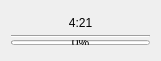
   <widget class="QWidget" name="verticalLayoutWidget_9">
    <property name="geometry">
     <rect>
      <x>240</x>
      <y>170</y>
      <width>161</width>
      <height>61</height>
     </rect>
    </property>
    <layout class="QVBoxLayout" name="jg_timer">
     <property name="spacing">
      <number>0</number>
     </property>
     <item>
      <widget class="QLabel" name="jg_sum1_cd">
       <property name="maximumSize">
        <size>
         <width>16777215</width>
         <height>20</height>
        </size>
       </property>
       <property name="text">
        <string>4:21</string>
       </property>
       <property name="alignment">
        <set>Qt::AlignCenter</set>
       </property>
       <property name="wordWrap">
        <bool>false</bool>
       </property>
       <property name="margin">
        <number>0</number>
       </property>
       <property name="indent">
        <number>0</number>
       </property>
      </widget>
     </item>
     <item>
      <widget class="Line" name="line_4">
       <property name="orientation">
        <enum>Qt::Horizontal</enum>
       </property>
      </widget>
     </item>
     <item>
      <widget class="QProgressBar" name="jg_sum1_bar">
       <property name="sizePolicy">
        <sizepolicy hsizetype="Expanding" vsizetype="Fixed">
         <horstretch>0</horstretch>
         <verstretch>0</verstretch>
        </sizepolicy>
       </property>
       <property name="maximumSize">
        <size>
         <width>16777215</width>
         <height>5</height>
        </size>
       </property>
       <property name="value">
        <number>0</number>
       </property>
      </widget>
     </item>
    </layout>
   </widget>
